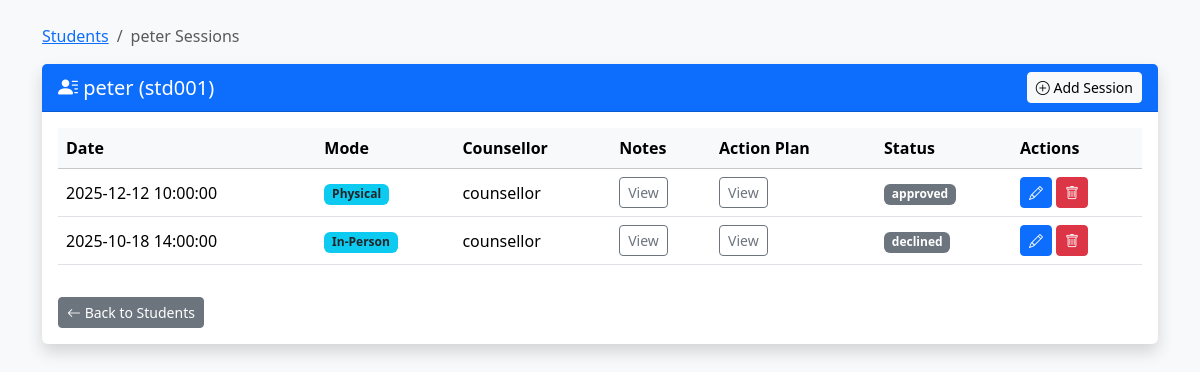
Page /sessions.php?student_id=10 on the committed database.
### tables this page shows
CREATE TABLE `users` (
  `id` int(10) UNSIGNED NOT NULL,
  `reg_no` varchar(50) DEFAULT NULL,
  `name` varchar(150) NOT NULL,
  `email` varchar(150) NOT NULL,
  `profile_pic` varchar(255) DEFAULT NULL,
  `password_hash` varchar(255) NOT NULL,
  `role` varchar(20) NOT NULL DEFAULT 'student',
  `status` varchar(20) NOT NULL DEFAULT 'pending',
  `created_at` timestamp NOT NULL DEFAULT current_timestamp()
);

CREATE TABLE `sessions` (
  `id` int(10) UNSIGNED NOT NULL,
  `student_id` int(10) UNSIGNED NOT NULL,
  `counsellor_id` int(10) UNSIGNED NOT NULL,
  `session_date` datetime NOT NULL,
  `mode` varchar(50) DEFAULT NULL,
  `notes` text DEFAULT NULL,
  `action_plan` text DEFAULT NULL,
  `status` varchar(50) DEFAULT 'Pending',
  `created_at` datetime DEFAULT current_timestamp(),
  `updated_at` datetime DEFAULT current_timestamp() ON UPDATE current_timestamp()
);

### sessions.php (the view, shortened to what this page needs)
<?php
require 'db.php';
$student_id = intval($_GET['student_id']);
try {
    $stmt = $pdo->prepare("SELECT id, reg_no, name FROM users WHERE id = ?");
    $stmt->execute([$student_id]);
    $student = $stmt->fetch(PDO::FETCH_ASSOC);
    $stmt = $pdo->prepare("SELECT s.id, s.session_date, s.mode, s.notes, s.action_plan, s.status,
                                  u.name AS counsellor_name
                           FROM sessions s
                           JOIN users u ON s.counsellor_id = u.id
                           WHERE s.student_id = ?
                           ORDER BY s.session_date DESC");
    $stmt->execute([$student_id]);
    $sessions = $stmt->fetchAll(PDO::FETCH_ASSOC);
} catch (PDOException $e) {
    die("Error fetching sessions: " . $e->getMessage());
}
?>
<!DOCTYPE html>
<html lang="en">
<head>
    <link href="https://cdn.jsdelivr.net/npm/bootstrap@5.3.3/dist/css/bootstrap.min.css" rel="stylesheet">
    <link href="https://cdn.jsdelivr.net/npm/bootstrap-icons@1.11.3/font/bootstrap-icons.css" rel="stylesheet">
</head>
<body class="bg-light">
<div class="container mt-4">
    <nav aria-label="breadcrumb">
        <ol class="breadcrumb">
            <li class="breadcrumb-item"><a href="students.php">Students</a></li>
            <li class="breadcrumb-item active" aria-current="page"><?= htmlspecialchars($student['name']) ?> Sessions</li>
        </ol>
    </nav>
    <div class="card shadow border-0">
        <div class="card-header bg-primary text-white d-flex justify-content-between align-items-center">
            <h5 class="mb-0">
                <i class="bi bi-person-lines-fill"></i>
                <?= htmlspecialchars($student['name']) ?> (<?= htmlspecialchars($student['reg_no']) ?>)
            </h5>
            <a href="add_session.php?student_id=<?= $student['id'] ?>" class="btn btn-light btn-sm">
                <i class="bi bi-plus-circle"></i> Add Session
            </a>
        </div>
        <div class="card-body">
            <?php if (empty($sessions)): ?>
                <div class="alert alert-info">
                    <i class="bi bi-info-circle"></i> No sessions found for this student.
                </div>
            <?php else: ?>
                <div class="table-responsive">
                    <table class="table align-middle table-hover">
                        <thead class="table-light">
                            <tr>
                                <th>Date</th>
                                <th>Mode</th>
                                <th>Counsellor</th>
                                <th>Notes</th>
                                <th>Action Plan</th>
                                <th>Status</th>
                                <th>Actions</th>
                            </tr>
                        </thead>
                        <tbody>
                            <?php foreach ($sessions as $s): ?>
                                <tr>
                                    <td><?= htmlspecialchars($s['session_date']) ?></td>
                                    <td><span class="badge bg-info text-dark"><?= htmlspecialchars($s['mode']) ?></span></td>
                                    <td><?= htmlspecialchars($s['counsellor_name']) ?></td>
                                    <td>
                                        <button class="btn btn-sm btn-outline-secondary"
                                                type="button"
                                                data-bs-toggle="collapse"
                                                data-bs-target="#notes<?= $s['id'] ?>">
                                            View
                                        </button>
                                    </td>
                                    <td>
                                        <button class="btn btn-sm btn-outline-secondary"
                                                type="button"
                                                data-bs-toggle="collapse"
                                                data-bs-target="#plan<?= $s['id'] ?>">
                                            View
                                        </button>
                                    </td>
                                    <td>
                                        <?php
                                            $badgeClass = match ($s['status']) {
                                                'Completed' => 'bg-success',
                                                'Pending'   => 'bg-warning text-dark',
                                                'Cancelled' => 'bg-danger',
                                                default     => 'bg-secondary'
                                            };
                                        ?>
                                        <span class="badge <?= $badgeClass ?>">
                                            <?= htmlspecialchars($s['status']) ?>
                                        </span>
                                    </td>
                                    <td>
                                        <a href="edit_session.php?id=<?= $s['id'] ?>&student_id=<?= $student['id'] ?>"
                                           class="btn btn-sm btn-primary">
                                           <i class="bi bi-pencil"></i>
                                        </a>
                                        <a href="delete_session.php?id=<?= $s['id'] ?>&student_id=<?= $student['id'] ?>"
                                           class="btn btn-sm btn-danger"
                                           onclick="return confirm('Are you sure you want to delete this session?')">
                                           <i class="bi bi-trash"></i>
                                        </a>
                                    </td>
                                </tr>
                            <?php endforeach; ?>
                        </tbody>
                    </table>
                </div>
            <?php endif; ?>
            <a href="students.php" class="btn btn-secondary btn-sm mt-3">
                <i class="bi bi-arrow-left"></i> Back to Students
            </a>
        </div>
    </div>
</div>
</body>
</html>

### rows in the picture
users: name "peter", reg_no "std001"
sessions: session_date "2025-12-12 10:00:00", mode "Physical", counsellor.name "counsellor", status "approved"
sessions: session_date "2025-10-18 14:00:00", mode "In-Person", counsellor.name "counsellor", status "declined"
